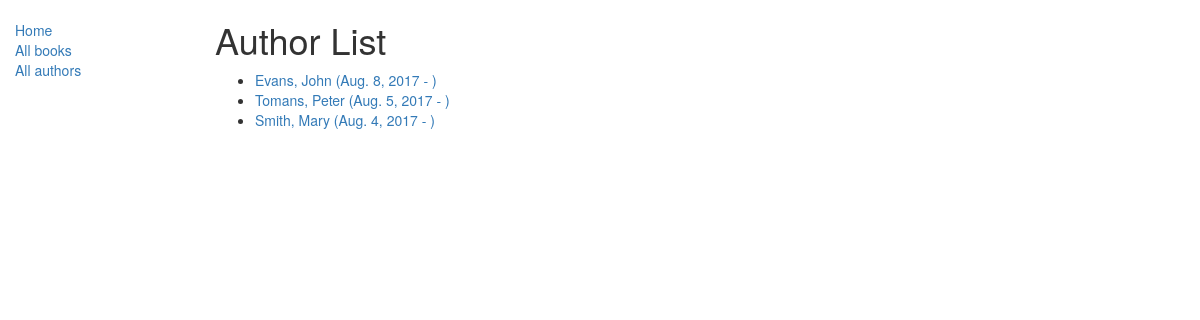
Screenshot of /catalog/authors/ with the database file from the repository.
### catalog/models.py (models this page shows)
class Author(models.Model):
    first_name = models.CharField(max_length=100)
    last_name = models.CharField(max_length=100)
    date_of_birth = models.DateField(null=True, blank=True)
    date_of_death = models.DateField('Died', null=True, blank=True)
    def get_absolute_url(self):
        return reverse('author-detail', args=[str(self.id)])
    def __str__(self):
        return '%s, %s' % (self.last_name, self.first_name)

### catalog/views.py (the view)
class AuthorListView(generic.ListView):
    model = Author

### catalog/templates/catalog/author_list.html
{% extends "base_generic.html" %}
{% block content %}
<h1>Author List</h1>
{% if author_list %}
  <ul>
  {% for author in author_list %}
    <li>
      <a href="{{ author.get_absolute_url }}">
      {{ author }} ({{author.date_of_birth}} - {% if author.date_of_death %}{{author.date_of_death}}{% endif %})
      </a>
    </li>
  {% endfor %}
 </ul>
{% else %}
  <p>There are no authors available.</p>
{% endif %}
{% endblock %}

### rows the page displays
Author: last_name+first_name "Evans, John", date_of_birth "Aug. 8, 2017"
Author: last_name+first_name "Tomans, Peter", date_of_birth "Aug. 5, 2017"
Author: last_name+first_name "Smith, Mary", date_of_birth "Aug. 4, 2017"
